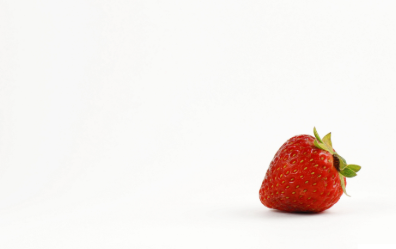
#> input picture morango.png, 396 x 249 px
$ python sobel_and_laplacian.py   (older library calls are emulated)
#> lines starting #> are read from the running program, lines starting #| are printed output that depends on the picture; after the words box and inside, x2 and y2 are one past the last pixel; in counts of white or black regions, pixels touching at a corner belong together
from __future__ import print_function
import numpy as np
import argparse
import mahotas
import cv2

image = cv2.imread("morango.png") #use always the same image in folder
#> image is the input picture: shape (249, 396, 3); mean B, G, R 235.3, 238.5, 245.3
image = cv2.cvtColor(image, cv2.COLOR_BGR2GRAY)
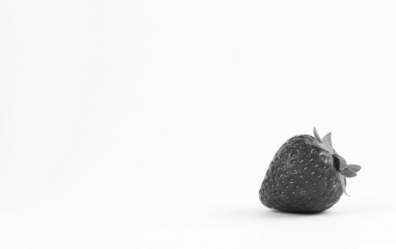
#> image: shape (249, 396); min 14, max 255, mean 240.3
cv2.imshow("Original", image)

lap = cv2.Laplacian(image, cv2.CV_64F)
lap = np.uint8(np.absolute(lap))
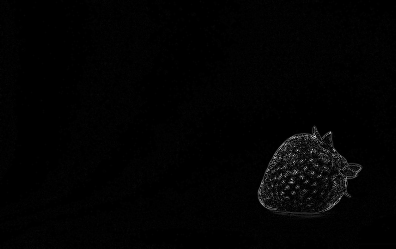
#> lap: shape (249, 396); min 0, max 240, mean 2.8
cv2.imshow("Laplacian", lap)

sobelX = cv2.Sobel(image, cv2.CV_64F, 1, 0)
sobelY = cv2.Sobel(image, cv2.CV_64F, 0, 1)
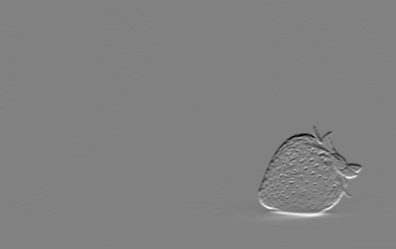
#> sobelY: shape (249, 396) float64; min -581, max 562, mean 0.1; drawn with min black and max white

sobelCombined = cv2.bitwise_or(sobelX, sobelY)
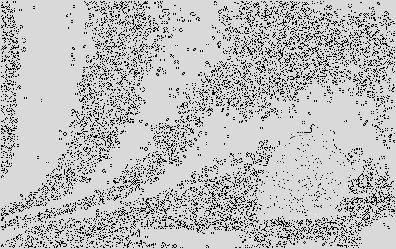
#> sobelCombined: shape (249, 396) float64; 13.64% of the values are NaN or infinite; the others: min -84864, max 14432, mean -20.56; drawn with min black, max white, NaN and infinite black

cv2.imshow("Sobel X", sobelX)
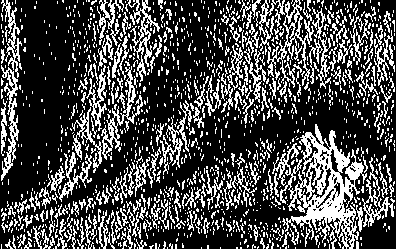
#> window 'Sobel X': shape (249, 396); 29.1% white in thin lines or dots
cv2.imshow("Sobel Y", sobelY)
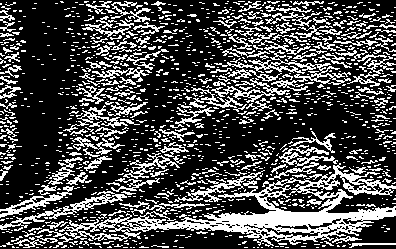
#> window 'Sobel Y': shape (249, 396); 29.6% white in thin lines or dots
cv2.imshow("Sobel Combined", sobelCombined)
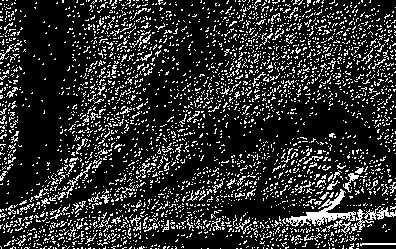
#> window 'Sobel Combined': shape (249, 396); 17.7% white in thin lines or dots
cv2.waitKey(0)

$ run again, with Pcoins.jpg saved as morango.png
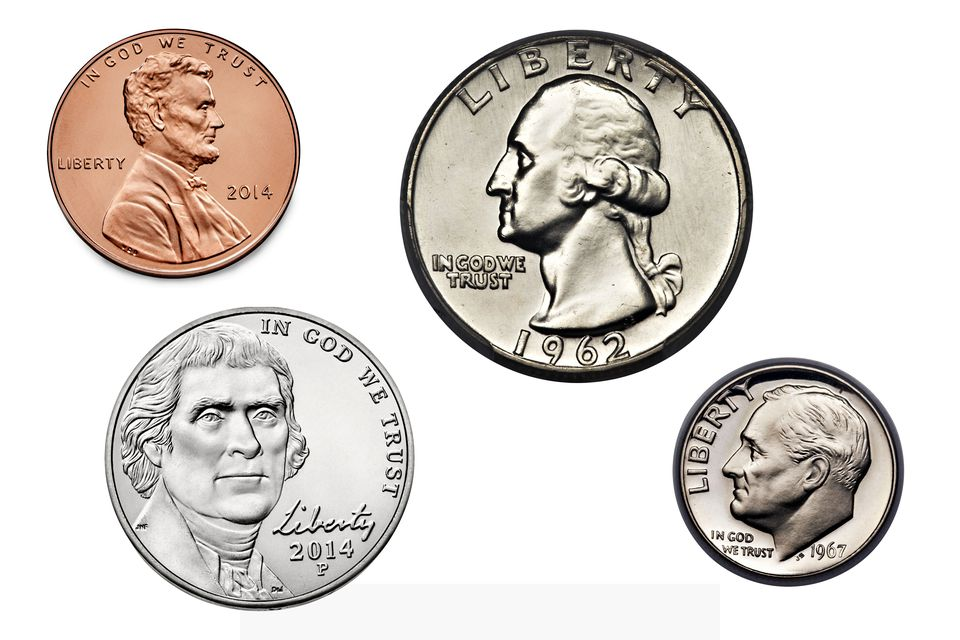
#> input picture Pcoins.jpg, 960 x 640 px
#> image is the input picture: shape (640, 960, 3); mean B, G, R 209.2, 214, 219.6
#> image: shape (640, 960)
#> `cv2.imshow("Sobel X", sobelX)`:
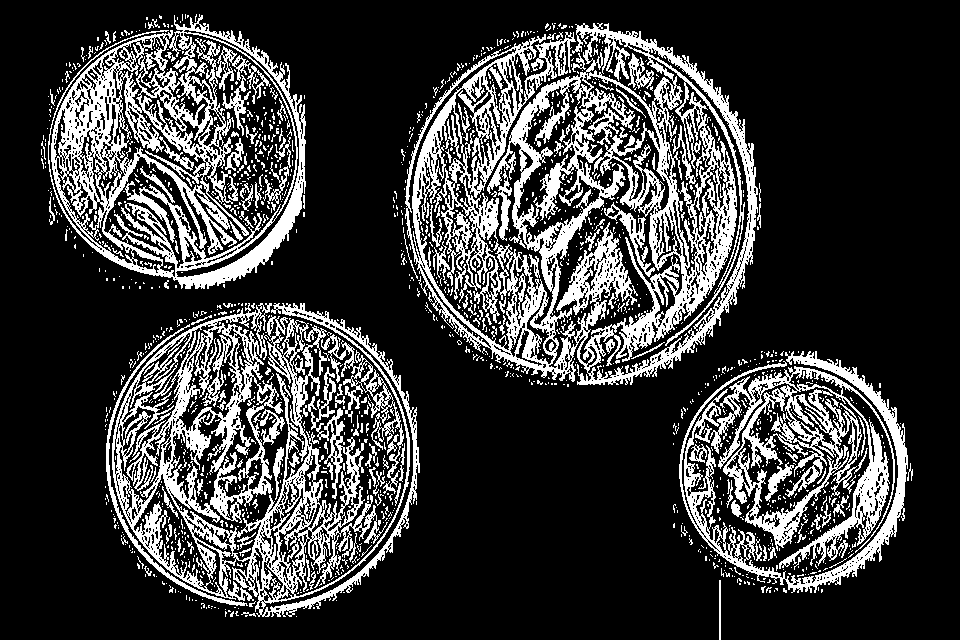
#> window 'Sobel X': shape (640, 960); 22.9% white; 1605 white regions (1440 under 20 px), largest, box (x1, y1, x2, y2) and area: (405, 23, 758, 385) 46370, (112, 303, 420, 617) 30151, (48, 14, 306, 289) 23526
#> `cv2.imshow("Sobel Combined", sobelCombined)`:
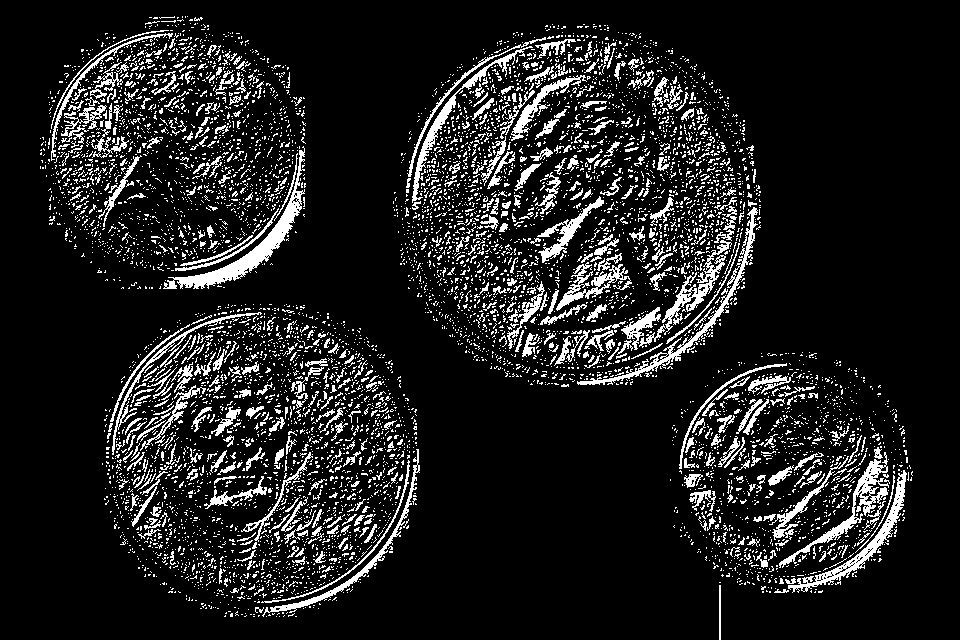
#> window 'Sobel Combined': shape (640, 960); 11.9% white in thin lines or dots, all inside (x1, y1, x2, y2) = (40, 16, 913, 640)
